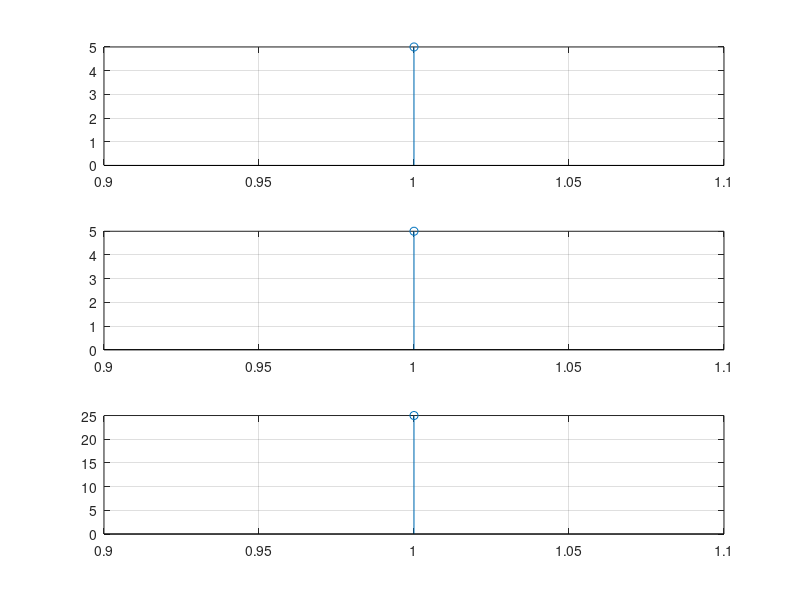

Write MATLAB code to recreate this figure.
clear all;
close all;
clc;

x1=input("enter the first sequence : ");
x2=input("enter the second sequence : ");

n1=length(x1);
n2=length(x2);
n=max(n1,n2);

if(n1>n2)
    x2=[x2,zeros(1,n1-n2)];
end

if(n1<n2)
    x1=[x1,zeros(1,n2-n1)];
end
y=[];

for i=1:n
    x=0;
    for j=1:n
        x=x+(x1(j)*x2(mod(i-j,n)+1));
    end
    y=[y,x];
end

subplot(3,1,1);
stem(x1);grid;

subplot(3,1,2);
stem(x2);grid;

subplot(3,1,3);
stem(y);grid;
